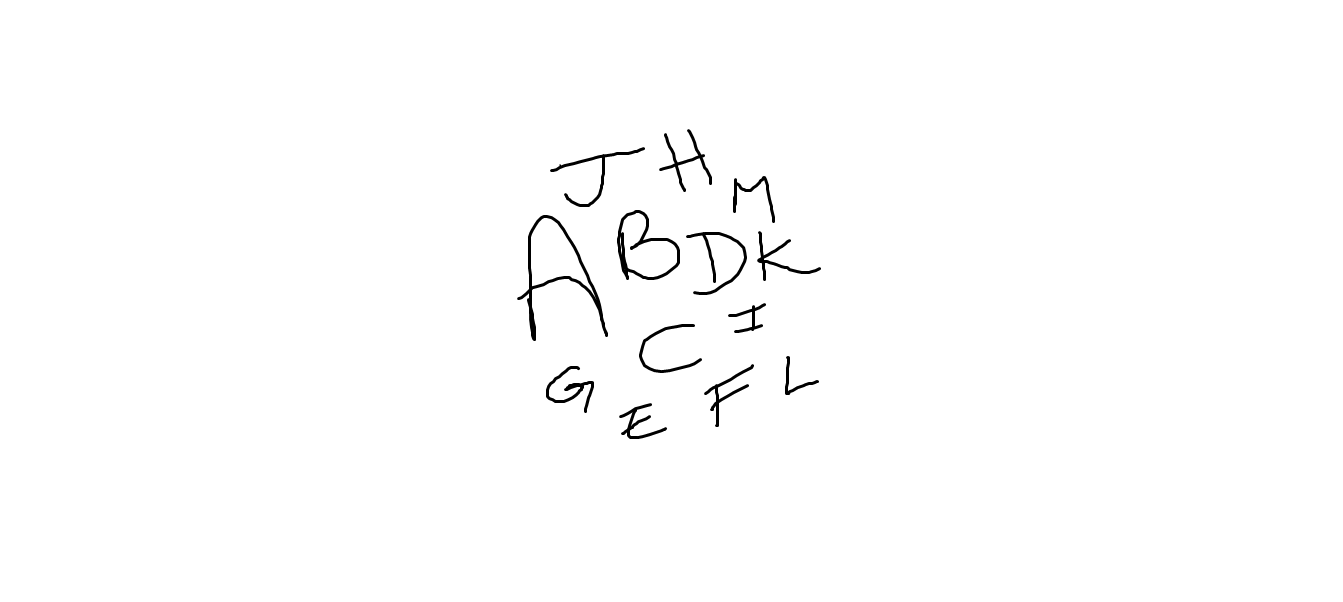
#> input picture tes3.png, 1343 x 602 px, given in place of tes3.jpg, which was not available
$ python two_pass2.py
#> lines starting #> are read from the running program, lines starting #| are printed output that depends on the picture; after the words box and inside, x2 and y2 are one past the last pixel; in counts of white or black regions, pixels touching at a corner belong together; pictures that were not available may be replaced by others from this repository, and a replacement may not be noted
import copy
import cv2

def hk(img, bg = 255, nh = 8):
    # 4 Neighborhood
    def neighborhood4(i,j):
        lst = []
        if(i==0):
            if(j==0):
                return lst
            else:
                lst.append((i, j-1))
                return lst
        elif(j==0):
            lst.append((i-1, j))
            return lst
        else:
            lst.append((i-1,j))
            lst.append((i, j-1))
            return lst
    # 8 Neighborhood
    def neighborhood8(i,j, ncols):
        lst = []
        if (i == 0):
            if (j == 0):
                return lst
            else:
                lst.append((i, j - 1))
                return lst
        elif (j == 0):
            lst.append((i - 1, j))
            lst.append((i-1, j+1))
            return lst
        elif(j == ncols-1):
            lst.append((i - 1, j))
            lst.append((i, j - 1))
            lst.append((i-1, j-1))
            return lst
        else:
            lst.append((i, j-1))
            lst.append((i-1, j-1))
            lst.append((i-1, j))
            lst.append((i-1, j+1))
            return lst

    def combineObjs(objList):
        rmin = min([ele[0] for ele in objList])
        rmax = max([ele[1] for ele in objList])
        cmin = min([ele[2] for ele in objList])
        cmax = max([ele[3] for ele in objList])
        return (rmin,rmax,cmin,cmax)

    def printMat(imag):
        for row in imag:
            for col in row:
                print(col, end= " ", file=text_file)
            print(file=text_file)
        print(file=text_file)
        print(file=text_file)

    label = 1
    objs = []
    find = []

    def findCluster(x):
        while(find[x-1]!=x):
            x = find[x-1]
        return x

    img = copy.deepcopy(img)
    nrows,ncols = img.shape
    for i in range(nrows):
        for j in range(ncols):
            # if pixel is not a background pixel
            if(img[i,j]!= bg):
                if(nh == 4):
                    ngbrs = neighborhood4(i,j)
                else:
                    ngbrs = neighborhood8(i,j, ncols)
                ngbrs = [ele for ele in ngbrs if(img[ele[0], ele[1]]!= bg)]
                # has no occupied passed neighbors
                if(len(ngbrs)==0):
                    img[i, j] = label
                    find.append(label)
                    objs.append((i,i, j,j))
                    label+=1

                else:
                    finds = list(set([findCluster(img[ele[0], ele[1]]) for ele in ngbrs]))
                    relObjs = [objs[ele-1] for ele in finds if objs[ele-1] is not None]
                    leastVal = min(finds)
                    img[i, j] = leastVal
                    relObjs.append((i,i,j,j))
                    combObj = combineObjs(relObjs)
                    for ele in finds:
                        find[ele-1] = leastVal

                    for ele in finds:
                        objs[ele-1] = None
                    objs[leastVal-1] = combObj

    for i in range(nrows):
        for j in range(ncols):
            if(img[i,j]!=bg):
                img[i,j] = findCluster(img[i,j])
    # return img

    objs = [i for i in objs if i is not None]
    objs = list(filter(lambda x: x[0]!=x[1] and x[2]!=x[3], objs))
    return objs

# [4 lines of commented-out code are left out]

if __name__ == "__main__":
    image = cv2.imread("tes3.jpg", cv2.IMREAD_GRAYSCALE)
#> image is the input picture: shape (602, 1343); min 0, max 255, mean 252.9
    # image = cv2.GaussianBlur(image, (2, 2), 0)
    #thresh, image = cv2.threshold(image, 200, 255, cv2.THRESH_BINARY)
    thresh, image = cv2.threshold(image, 0, 255, cv2.THRESH_BINARY + cv2.THRESH_OTSU)
#> image: shape (602, 1343); 99.2% white; 13 black regions, largest, box (x1, y1, x2, y2) and area: (517, 215, 608, 341) 1216, (617, 210, 680, 280) 873, (686, 232, 747, 295) 595
#> thresh = 137
    cv2.imshow("win", image)
    cv2.waitKey()

    objs = hk(image)
#> after the loop in hk, `for i in range(nrows):`:
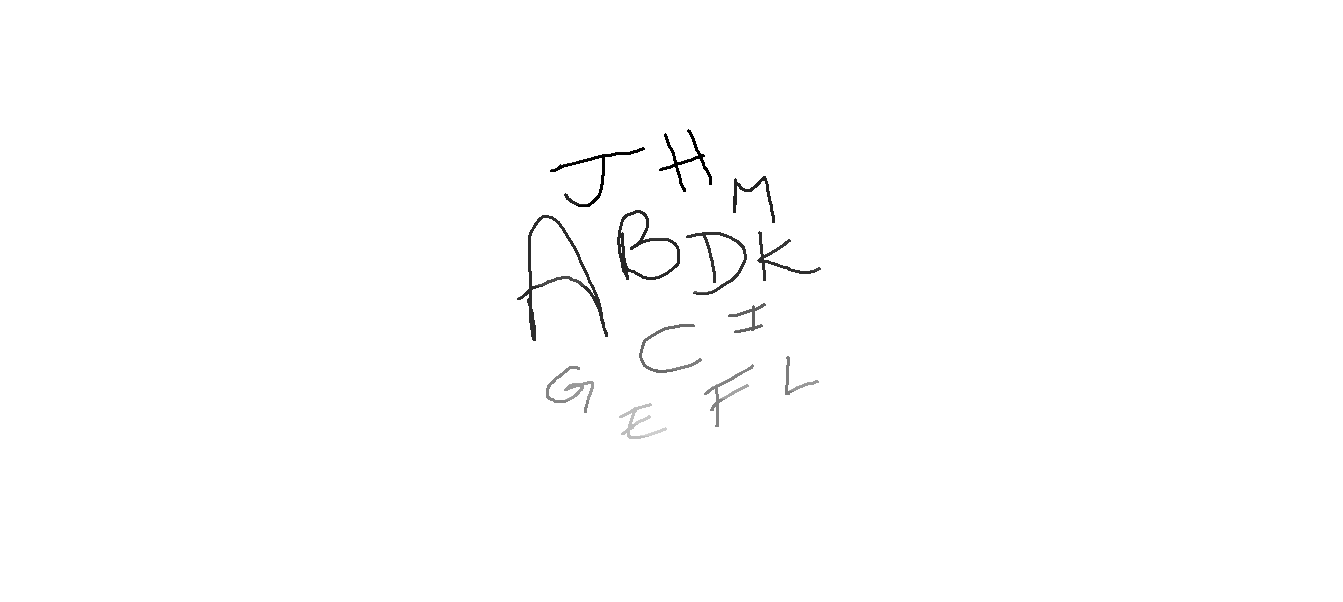
#> img: shape (602, 1343); min 1, max 255, mean 253.4
#> after the loop in hk, `for i in range(nrows):`: find = 215 values, max 206 at index 206, min 1 at index 0, mean 94.67; label = 216; objs = 215 items
#> after the loop in hk, `for i in range(nrows):`: img: shape (602, 1343); 0.18% of pixels changed, all inside (x1, y1, x2, y2) = (518, 133, 821, 436)
#> in hk, `objs = [i for i in objs if i is not None]`: objs = 13 items, first 6: (129, 191, 659, 711), (147, 206, 550, 644), (176, 222, 733, 774), (210, 279, 617, 679), (215, 340, 517, 607), (231, 280, 757, 820)
    # [6 lines of commented-out code are left out]

    name = 1
    for ob in objs:
        cv2.imwrite("pip//" + str(name) + ".jpg", image[ob[0]:ob[1], ob[2]:ob[3]])
        name += 1
#> this loop made 13 passes
#> ob on passes 1 to 12: (129, 191, 659, 711), (147, 206, 550, 644), (176, 222, 733, 774), (210, 279, 617, 679), (215, 340, 517, 607), (231, 280, 757, 820), (232, 294, 686, 746), (303, 332, 728, 765), (324, 372, 639, 701), (356, 394, 785, 818), (364, 426, 704, 753), (366, 412, 546, 593)
#> pass 1, `cv2.imwrite("pip//" + str(name) + ".jpg", image[ob[0]:ob[1], ob[2]:ob[..`:
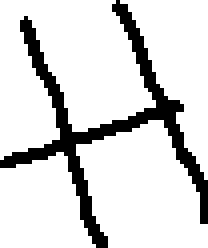
#> saved as 1.jpg: shape (62, 52) (shown 4 times larger); 84.5% white; 1 black region, box (x1, y1, x2, y2) and area: (0, 0, 52, 62) 501
#> pass 2, `cv2.imwrite("pip//" + str(name) + ".jpg", image[ob[0]:ob[1], ob[2]:ob[..`:
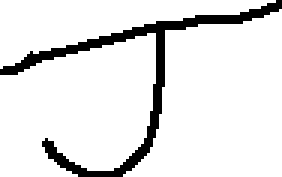
#> saved as 2.jpg: shape (59, 94) (shown 3 times larger); 90.1% white; 1 black region, box (x1, y1, x2, y2) and area: (0, 0, 94, 59) 551
#> after the loop, name = 14

$ run again, with tes5.png copied over tes3.png
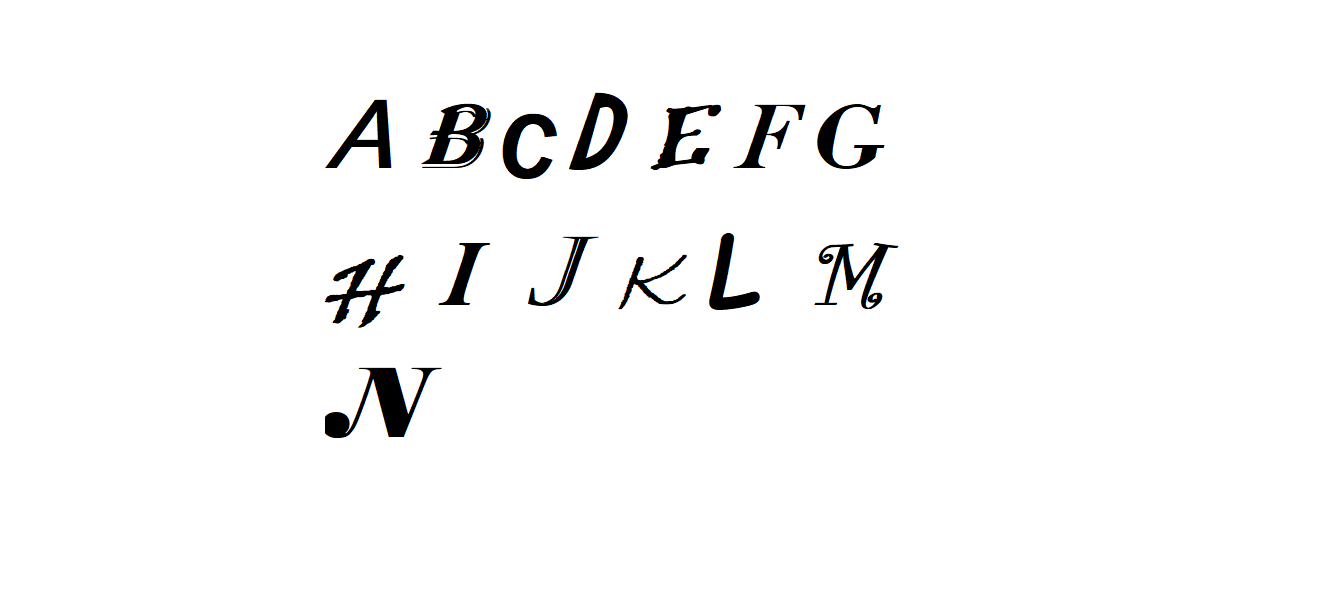
#> input picture tes5.png, 1343 x 602 px, given in place of tes3.jpg, which was not available
#> thresh = 129
#> after the loop in hk, `for i in range(nrows):`: find = 153 values, max 151 at index 151, min 1 at index 0, mean 52.87; label = 154; objs = 153 items
#> after the loop in hk, `for i in range(nrows):`:
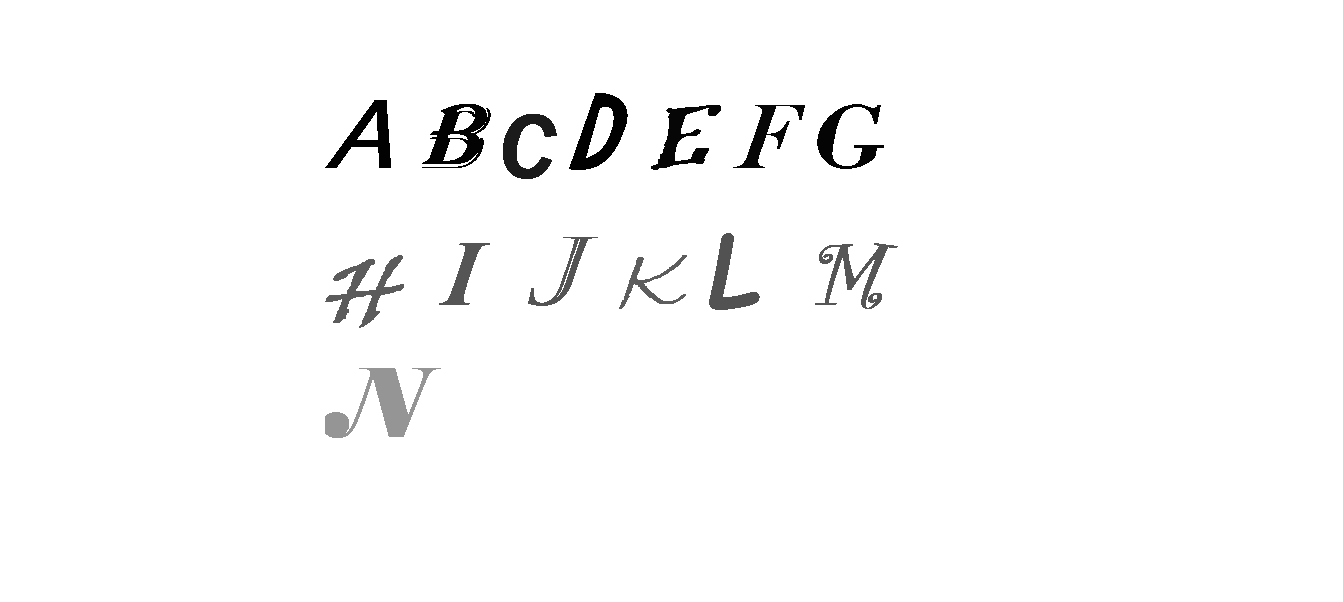
#> img: shape (602, 1343); min 1, max 255, mean 249.7
#> in hk, `objs = [i for i in objs if i is not None]`: objs = 14 items, first 6: (93, 169, 569, 627), (100, 167, 325, 390), (104, 167, 422, 490), (104, 168, 817, 883), (105, 169, 651, 720), (105, 167, 733, 804)
#> the loop `for ob in objs:` made 14 passes
#> pass 2, `cv2.imwrite("pip//" + str(name) + ".jpg", image[ob[0]:ob[1], ob[2]:ob[..`:
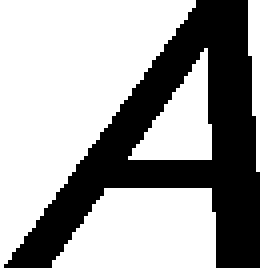
#> saved as 2.jpg: shape (67, 65) (shown 4 times larger); 63.5% white; 1 black region, box (x1, y1, x2, y2) and area: (1, 0, 65, 67) 1588
#> after the loop `for ob in objs:`: name = 15
